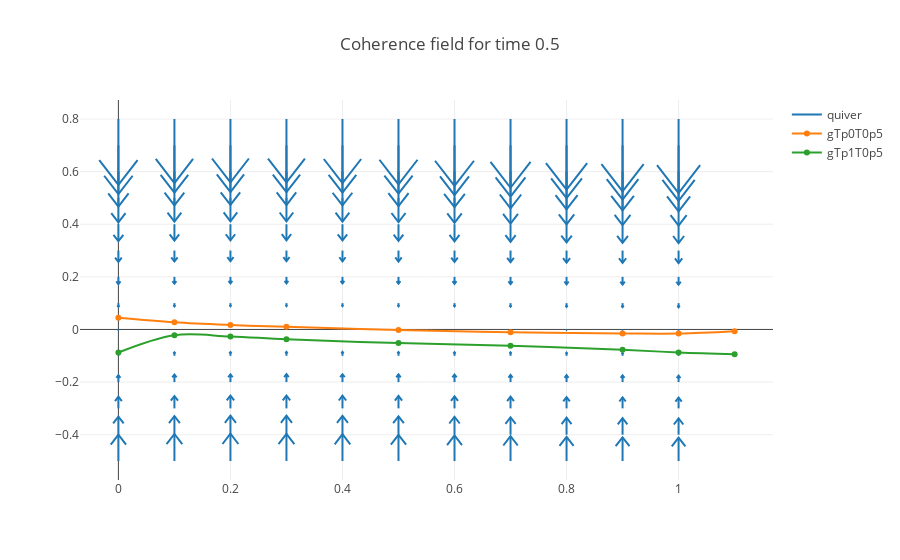

Here is the notebook cell this chart was saved with:
### Code cell
#create a matrix of mesh values
mm,cc = np.meshgrid(np.arange(-0., 1.1, .1), np.arange(-.5, .9, .1))

t = .5
ma = np.array(mm)
ca = np.array(cc)
xList = []
yList = []
uList = []
vList = []
for mi in range(ma.shape[0]):
    for ci in range(ca.shape[1]):
        cIn = torch.Tensor([[t,ma[mi,ci], ca[mi,ci]]])
        cohOut = cohModel(cIn)
        x = ma[mi,ci]
        y = ca[mi,ci]
        u = 0
        v = cohOut.data.numpy()[0,0] #extract value 0.0716
        xList.append(x)
        yList.append(y)
        uList.append(u)
        vList.append(v)

xx = np.array(xList)
yy = np.array(yList)
uu = np.array(uList)
vv = np.array(vList)

fig0 = ff.create_quiver(xx, yy, uu, vv,
       scale=.4,
       arrow_scale=.4,
       name='quiver'
       #,line=dict(width=2)
      )

fig0.layout.title = 'Coherence field for time ' + str(t)
fig0.add_trace(f.data[4]) 
fig0.add_trace(f.data[5]) 
offline.iplot(fig0)
layout.title

### Figure 1 — Plotly figure (JSON) as saved in the notebook; plotly's stock layout.template omitted (floating-point values rounded to 4 significant figures; data arrays with more than 128 entries replaced by an {"elided": "..."} marker saying what was removed)
{"data": [{"mode": "lines", "name": "quiver", "type": "scatter", "uid": "69511544-9025-45ab-8ece-75b01f3971a0", "x": {"elided": "1078 float values"}, "y": {"elided": "1078 float values"}}, {"line": {"shape": "spline"}, "name": "gTp0T0p5", "type": "scatter", "uid": "ecb19ed6-7831-4a50-a446-db04cb1bcbb7", "x": [0, 0.1, 0.2, 0.3, 0.5, 0.7, 0.9, 1, 1.1], "y": [0.04461, 0.0273, 0.01706, 0.009923, -0.001931, -0.01028, -0.01515, -0.01552, -0.006651]}, {"line": {"shape": "spline"}, "name": "gTp1T0p5", "type": "scatter", "uid": "aa49d587-c579-42a9-8465-6b6078368e3c", "x": [0, 0.1, 0.2, 0.3, 0.5, 0.7, 0.9, 1, 1.1], "y": [-0.08752, -0.02177, -0.02654, -0.03744, -0.05168, -0.06202, -0.07743, -0.08726, -0.09412]}], "layout": {"hovermode": "closest", "title": {"text": "Coherence field for time 0.5"}}}
